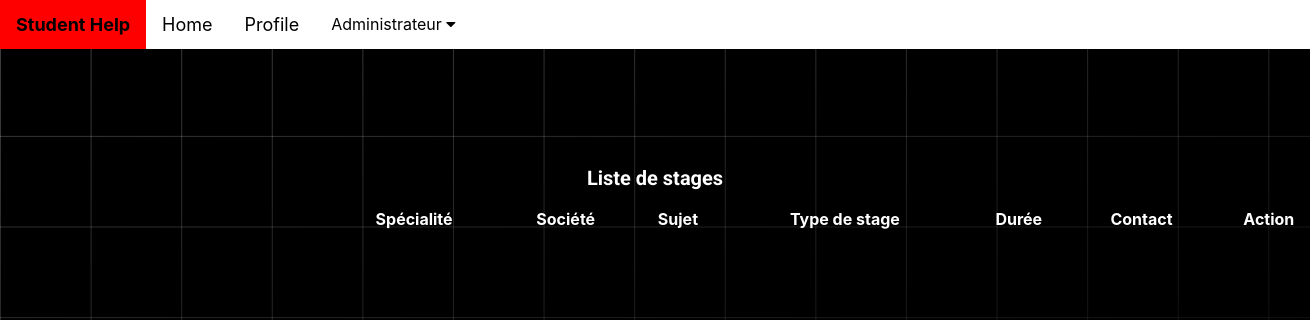
/posts/liste_stage/, run on an earlier commit of the app's database.
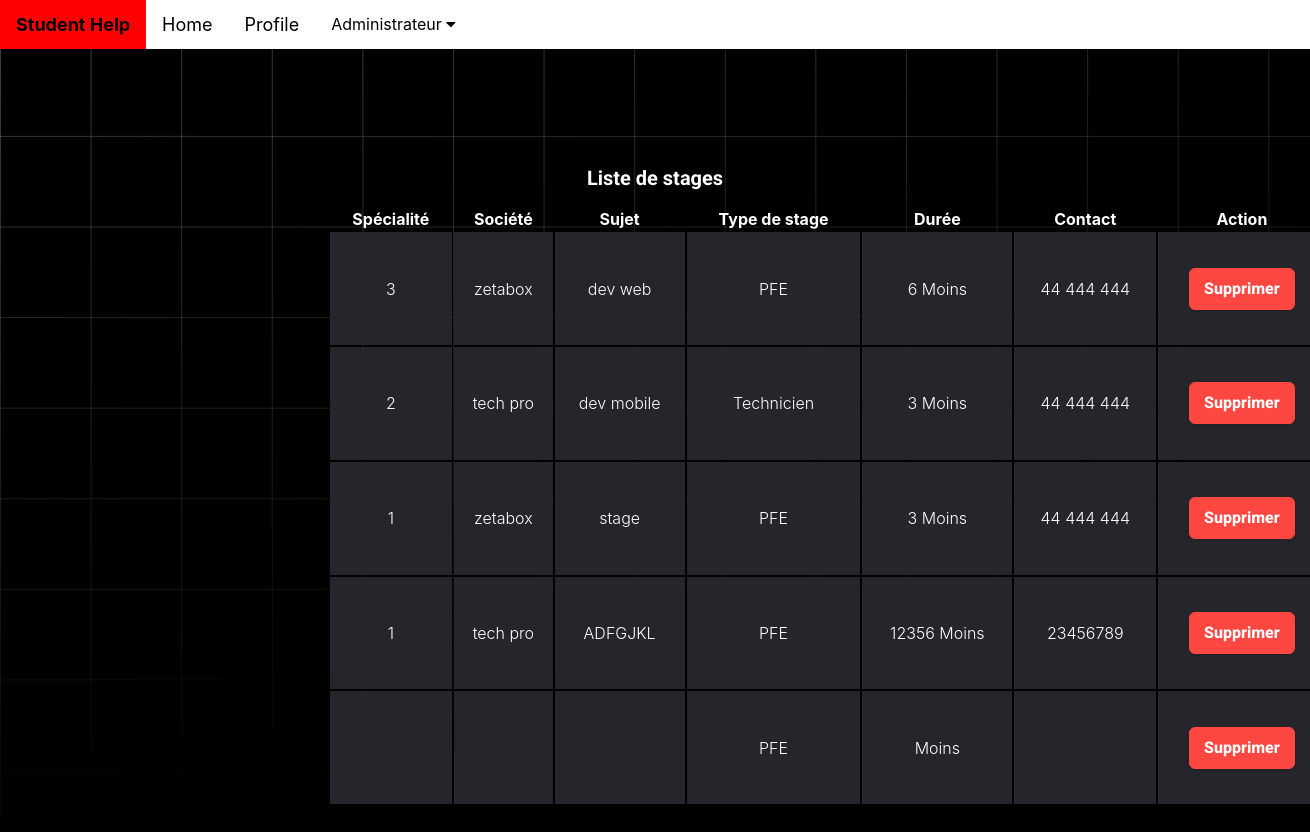
And on a later commit of the database.
### posts/models.py (models this page shows, shortened)
class Poste(models.Model):
    TYPE_CHOICES = [('0', 'offre'), ('1', 'demande')]
    type = models.CharField(max_length=1, choices=TYPE_CHOICES)
    date = models.DateField(null=True, default=date.today)
    user = models.ForeignKey(User, on_delete=models.CASCADE, null=True)
    image = models.ImageField(blank=True)

class Stage(Poste):
    TYPE_CHOICES = [('1', 'ouvrier'), ('2', 'technicien'), ('3', 'pfe')]
    typeStg = models.CharField(max_length=1, choices=TYPE_CHOICES)
    société = models.CharField(max_length=50)
    durée = models.IntegerField()
    sujet = models.CharField(max_length=50)
    contactinfo = models.CharField(max_length=50)
    spécialite = models.CharField(max_length=255)

### posts/views.py (the view)
# urls.py: path('liste_stage/',ListPostStage.as_view(), name='liststage'),
class ListPostStage(ListView):
    model = Poste
    template_name = 'listPosts/list_stages.html'
    form_class =  StageForm
    context_object_name = 'liste_stages'

### posts/templates/listPosts/list_stages.html (shortened to what this page needs)
<!DOCTYPE html>
<html lang="en">
  <head>
    <link rel="stylesheet" href="fonts/icomoon/style.css" />
    <link rel="stylesheet" href="css/owl.carousel.min.css" />
    {% extends "student/base.html" %} {% block content %}
  </head>
  <body>
    <div class="content">
      <div class="container">
        <h2 class="mb-5" style="text-align: center;">Liste de stages</h2>
        <div class="table-responsive custom-table-responsive">
          <table class="table custom-table">
            <thead>
              <tr>
                <th scope="col">Spécialité</th>
                <th scope="col">Société</th>
                <th scope="col">Sujet</th>
                <th scope="col">Type de stage</th>
                <th scope="col">Durée</th>
                <th scope="col">Contact</th>
                <th scope="col">Action</th>
              </tr>
            </thead>
            <tbody>
              {% for poste in liste_stages %}
              <tr scope="row">
                <td>{{ poste.stage.spécialite }}</td>
                <td>{{ poste.stage.société }}</td>
                <td>{{ poste.stage.sujet }}</td>
                <td>{% if poste.stage.typeStg == '1' %}
                    Technicien
                    {% elif post.stage.typeStg == '2' %}
                    Perfectionnement
                    {% else %}
                    PFE
                    {% endif %}
                </td>
                <td>{{ poste.stage.durée }} Moins</td>
                <td>{{ poste.stage.contactinfo }}</td>
                <td>
                  <button class="button-24" role="button">Supprimer</button>
                </td>
              </tr>
              {% endfor %}
            </tbody>
          </table>
        </div>
      </div>
    </div>
    {% endblock %}

### student/templates/student/base.html (shortened to what this page needs)
{% load static %}
<!DOCTYPE html>
<html lang="en">
  <head>
    <link
      rel="stylesheet"
      href="https://cdnjs.cloudflare.com/ajax/libs/font-awesome/4.7.0/css/font-awesome.min.css"
    />
  </head>
  <body >
    <div class="navbar">
      <a href="#"><strong> Student Help</strong></a>
      <a href="#home">Home</a>
      <a href="#news">Profile </a>
      <div class="dropdown">
        <button class="dropbtn">
          Administrateur
          <i class="fa fa-caret-down"></i>
        </button>
      </div>
    </div>
    <div >
      {% block content %}{% endblock %}
  </body>
</html>

### student/templates/student/base.html (style rules this page uses)
body { background: hsl(0, 0%, 0%); color: hsl(0, 0%, 0%); font-family: "Geist Sans", "SF Pro Text", "SF Pro Icons", "AOS Icons", "Helvetica Neue", Helvetica, Arial, sans-serif, system-ui; margin: 0; }
body::before { --line: hsla(0, 0%, 100%, 0.25); content: ""; height: 100%; width: 100%; position: fixed; z-index: -1; background: linear-gradient( 90deg, var(--line) 1px, transparent 1px 10vmin ) 0 -5vmin / 10vmin 10vmin, linear-gradient(var(--line) 1px, transparent 1px 10vmin) 0 -5vmin / 10vmin 10vmin; mask: linear-gradient(-15deg, transparent 30%, rgb(0, 0, 0)); }
.navbar { overflow: hidden; background-color: #ffffff; }
.navbar a { float: left; font-size: 18px; color: rgb(0, 0, 0); text-align: center; padding: 14px 16px; text-decoration: none; }
.dropdown { float: left; overflow: hidden; }
.dropdown .dropbtn { font-size: 16px; border: none; outline: none; color: rgb(0, 0, 0); padding: 14px 16px; background-color: inherit; font-family: inherit; margin: 0; }

### posts/templates/listPosts/list_stages.html (style rules this page uses)
h1, h2, h3, h4, h5, h6, .h1, .h2, .h3, .h4, .h5, .h6 { font-family: "Roboto", -apple-system, BlinkMacSystemFont, "Segoe UI", Roboto, "Helvetica Neue", Arial, "Noto Sans", sans-serif, "Apple Color Emoji", "Segoe UI Emoji", "Segoe UI Symbol", "Noto Color Emoji"; }
.content { padding: 100px 25%; }
h2 { font-size: 20px; color: #fff; }
.custom-table { height: 600px; width: 1000px; }
.custom-table thead tr, .custom-table thead th { border-top: none; border-bottom: none !important; color: #fff; }
.custom-table tbody th, .custom-table tbody td { color: #ffffff; font-weight: 400; padding-bottom: 20px; padding-top: 20px; font-weight: 300; text-align: center; }
.custom-table tbody tr:not(.spacer) { border-radius: 7px; overflow: hidden; -webkit-transition: 0.3s all ease; -o-transition: 0.3s all ease; transition: 0.3s all ease; }
.custom-table tbody tr th, .custom-table tbody tr td { background: #25252b; border: none; -webkit-transition: 0.3s all ease; -o-transition: 0.3s all ease; transition: 0.3s all ease; }
.custom-table tbody tr th:first-child, .custom-table tbody tr td:first-child { border-top-left-radius: 0px; border-bottom-left-radius: 0px; }
.custom-table tbody tr th:last-child, .custom-table tbody tr td:last-child { border-top-right-radius: 0px; border-bottom-right-radius: 0px; }
.button-24 { background: #ff4742; border: 1px solid #ff4742; border-radius: 6px; box-shadow: rgba(0, 0, 0, 0.1) 1px 2px 4px; box-sizing: border-box; color: #ffffff; cursor: pointer; display: inline-block; font-family: nunito, roboto, proxima-nova, "proxima nova", sans-serif; font-size: 16px; font-weight: 800; line-height: 16px; min-height: 40px; outline: 0; padding: 12px 14px; text-align: center; text-rendering: geometricprecision; text-transform: none; user-select: none; -webkit-user-select: none; touch-action: manipulation; vertical-align: middle; }

What changed in the data, as far as the page shows it:
added Poste: stage.spécialite "3", stage.société "zetabox", stage.sujet "dev web", shows "PFE", stage.durée "6", stage.contactinfo "44 444 444"
added Poste: stage.spécialite "2", stage.société "tech pro", stage.sujet "dev mobile", shows "Technicien", stage.durée "3", stage.contactinfo "44 444 444"
added Poste: stage.spécialite "1", stage.société "zetabox", stage.sujet "stage", shows "PFE", stage.durée "3", stage.contactinfo "44 444 444"
added Poste: stage.spécialite "1", stage.société "tech pro", stage.sujet "ADFGJKL", shows "PFE", stage.durée "12356", stage.contactinfo "23456789"
added Poste: shows "PFE"
